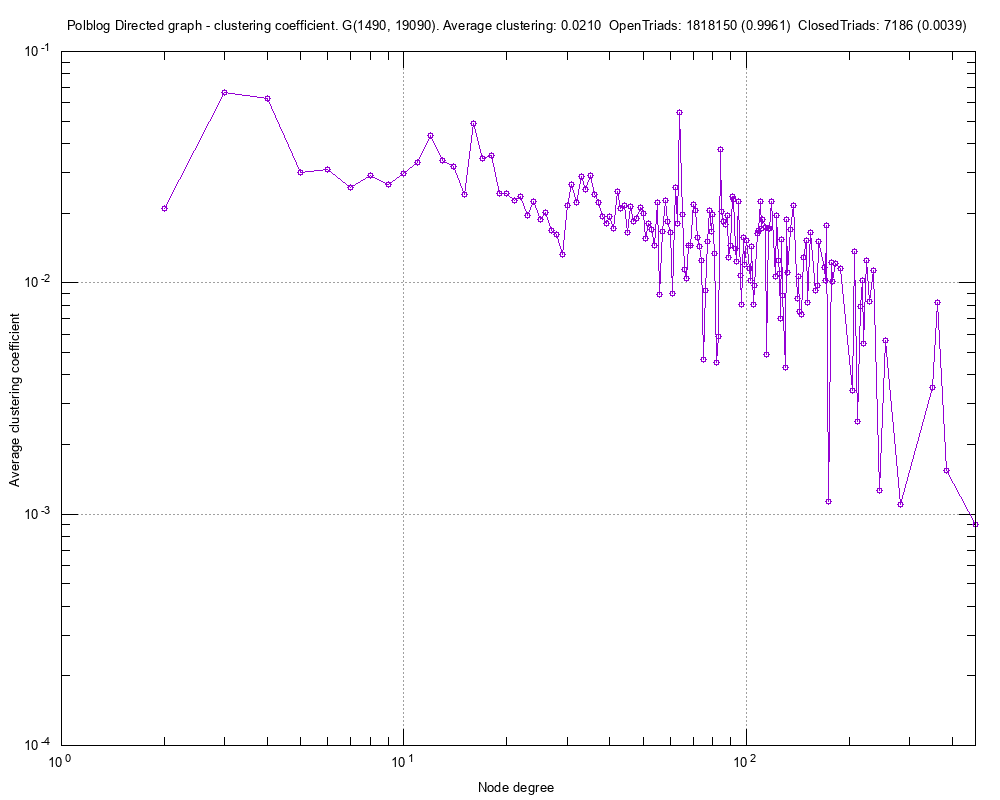

Write the gnuplot code that produced this figure.
#
# Polblog Directed graph - clustering coefficient. G(1490, 19090). Average clustering: 0.0210  OpenTriads: 1818150 (0.9961)  ClosedTriads: 7186 (0.0039) (Fri Mar  6 02:53:59 2020)
#

set title "Polblog Directed graph - clustering coefficient. G(1490, 19090). Average clustering: 0.0210  OpenTriads: 1818150 (0.9961)  ClosedTriads: 7186 (0.0039)"
set key bottom right
set logscale xy 10
set format x "10^{%L}"
set mxtics 10
set format y "10^{%L}"
set mytics 10
set grid
set xlabel "Node degree"
set ylabel "Average clustering coefficient"
set tics scale 2
set terminal png font arial 10 size 1000,800
set output 'ccf.cluster_plot.png'
plot 	"ccf.cluster_plot.tab" using 1:2 title "" with linespoints pt 6
